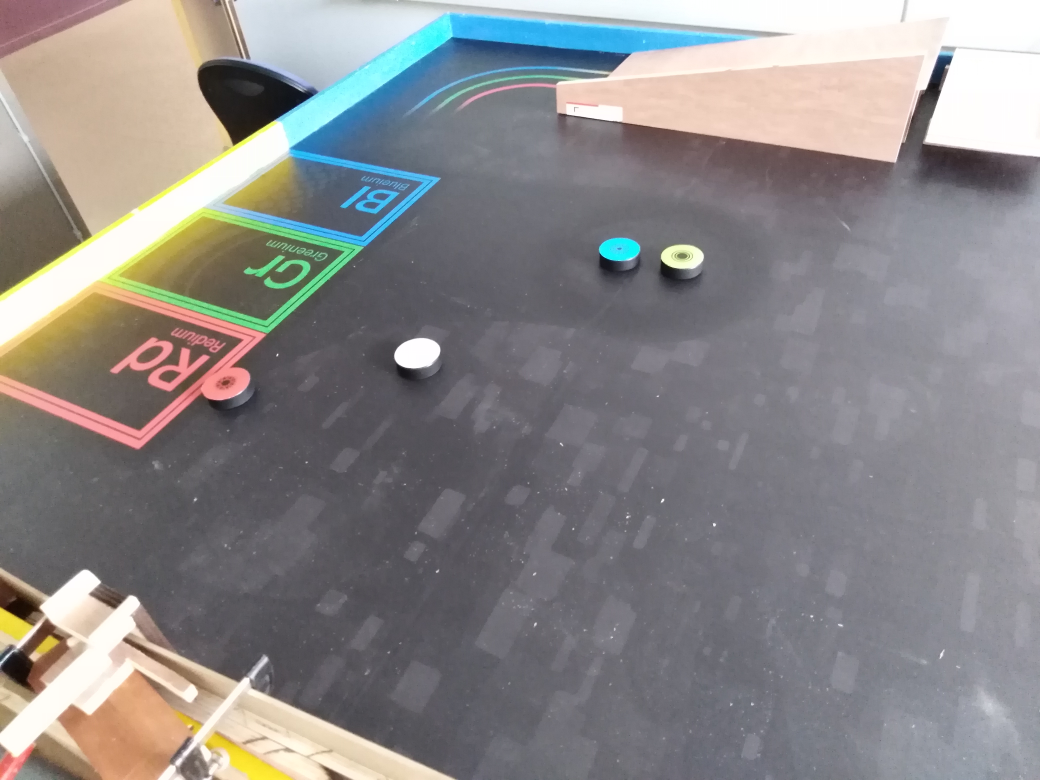
#> input picture prog_v0.4/photo_test_1.jpg, 4160 x 3120 px (shown at 1/4 size)
$ python prog_python_v0.4.py
#> lines starting #> are read from the running program, lines starting #| are printed output that depends on the picture; after the words box and inside, x2 and y2 are one past the last pixel; in counts of white or black regions, pixels touching at a corner belong together
### prog_v0.4/seuillagecouleur.py
import cv2
import numpy as np

def seuillageCouleur(img,Hmin=0,Hmax=179,Smin=0,Smax=255,Vmin=0,Vmax=255):
    HSVImg = cv2.cvtColor(img, cv2.COLOR_BGR2HSV)
    return cv2.inRange(HSVImg, np.array([Hmin,Smin,Vmin]), np.array([Hmax,Smax,Vmax]))

### prog_v0.4/prog_python_v0.4.py
# -*- coding: utf-8 -*-
#pour éxecuter : ce placer dans le dossier du fichier
#cd ~/Bureau/projet_1A_phelma_2018-2019/
#python3 ./prog_python_v0.1.py
#utilise opencv4.0.0

import cv2
import numpy as np
import matplotlib.pyplot as plt
import copy
import random
import seuillagecouleur as sc

delta_x_min = 15#en nombre de pixels
delta_x_max = 40
delta_y_min = delta_x_min
delta_y_max = delta_x_max
perimetre_min = 3*delta_x_min
perimetre_max = 3*delta_x_max
aire_min = delta_x_min**2
taille_noyau_lissage=3#paramètre de la fonction Canny
nom_fichier="photo_test_1"

def tri_contour_taille(liste_contour):
    #Tri des contours suivant leur périmètre et leur taille en x et en y:
    liste_contour_tries=[]
    for i in range(len(liste_contour)):
        if len(liste_contour[i])>=perimetre_min and len(liste_contour[i])<=perimetre_max:
            print("contour n° "+str(i)+" avec ",len(liste_contour[i])," pixels")
            max_x=liste_contour[i][0][0][0]
            max_y=liste_contour[i][0][0][1]
            min_x=liste_contour[i][0][0][0]
            min_y=liste_contour[i][0][0][1]
            for j in range(1,len(liste_contour[i])):
                if liste_contour[i][j][0][0]>max_x:
                    max_x=liste_contour[i][j][0][0]
                elif liste_contour[i][j][0][0]<min_x:
                    min_x=liste_contour[i][j][0][0]
                if liste_contour[i][j][0][1]>max_y:
                    max_y=liste_contour[i][j][0][1]
                elif liste_contour[i][j][0][1]<min_y:
                    min_y=liste_contour[i][j][0][1]
            delta_x = max_x - min_x
            delta_y = max_y - min_y
            if delta_x >= delta_x_min and delta_x <= delta_x_max and delta_y >= delta_y_min and delta_y <= delta_y_max:
                print("contour n° "+str(i)+"x E", min_x, max_x, "y E", min_y, max_y)
                liste_contour_tries.append(liste_contour[i])
    return liste_contour_tries

def tri_contour_aire(liste_contour):
    #Tri des contours
    #supprime les contours qui ont une aire trop petite
    liste_contour_tries=[]
    for i in range(len(liste_contour)):
        if cv2.contourArea(liste_contour[i]) >= aire_min:
            liste_contour_tries.append(liste_contour[i])
    return liste_contour_tries

def affiche_contour_couleurs_differentes(liste_contour, nb_pixel_x, nb_pixel_y):
    #prend en paramètre les dimensions de l'image dont on a pris les contours
    #affiche tous les contours avec une couleur différente par contour
    img_tous_les_contours = np.full((nb_pixel_x, nb_pixel_y, 3), 0, np.uint8)
    for i in range(len(liste_contour)):
        a=(15*i)%256
        b=(22*i)%256
        c=(9*i)%256
        if a+b+c<80:#pour ne pas avoir de contour trop sombre
            a+=30
            b+=30
            c+=30
        couleur=[a,b,c]
        for j in range(len(liste_contour[i])):
            x=liste_contour[i][j][0][1]
            y=liste_contour[i][j][0][0]
            img_tous_les_contours[x][y]=couleur
    cv2.imshow('tous les contours', img_tous_les_contours)
    cv2.imwrite("contours.png", img_tous_les_contours)
    return


def detecte_palets(img, couleur="vert"):
    #retourne une liste contenant les centres de tous les palets de couleur demandé
    assert couleur in ["rouge", "vert", "bleu"]

    ##########################################################
    #Prise des contours de l'image
    if couleur == "vert":
        img = sc.seuillageCouleur(img,29,74,20)
    elif couleur == "bleu":
        img = sc.seuillageCouleur(img,81,102,50)
    else:
        img = sc.seuillageCouleur(img,81,102,50)

    cv2.imshow('image seuillée pour le '+couleur, img)
    img_canny = cv2.Canny(img, 50, 100, taille_noyau_lissage)
    cv2.imshow('image passée au filtre de Canny pour le '+couleur, img_canny)
    cv2.waitKey(0)

    #########################################################
    #Regroupement des pixels détectés par contour
    liste_contour, _ = cv2.findContours(img_canny, cv2.RETR_EXTERNAL, cv2.CHAIN_APPROX_NONE)
    affiche_contour_couleurs_differentes(liste_contour, img.shape[0], img.shape[1])
    cv2.waitKey(0)

    #########################################################
    #Tri des contours
    liste_contour_tries=tri_contour_aire(tri_contour_taille(liste_contour))

    ###########################################################
    #affichage des contours triés
    img_contours = np.full((img.shape[0], img.shape[1]), 0, np.uint8)
    for i in range(len(liste_contour_tries)):
        for j in range(len(liste_contour_tries[i])):
            x=liste_contour_tries[i][j][0][1]
            y=liste_contour_tries[i][j][0][0]
            #img[x][y]=[255,255,255]-img[x][y]
            img_contours[x][y]=255
#    cv2.imshow('image initiale + contours triés', img)
    cv2.imshow('image initiale + contours triés', img_contours)
    cv2.waitKey(0)

    ##########################################################
    #Calcule le centre des contours
    liste_centre_palets=np.full((len(liste_contour_tries), 2), 0, np.uint32)
    for i in range(len(liste_contour_tries)):
        centre_x=0
        centre_y=0
        for j in range(len(liste_contour_tries[i])):
            centre_x += liste_contour_tries[i][j][0][1]
            centre_y += liste_contour_tries[i][j][0][0]
        liste_centre_palets[i][1] = centre_x/len(liste_contour_tries[i])
        liste_centre_palets[i][0] = centre_y/len(liste_contour_tries[i])
        print(centre_x,len(liste_contour_tries[i]),liste_centre_palets[i][1])
        print(centre_y,len(liste_contour_tries[i]),liste_centre_palets[i][0])

    #rajoute le centre sur l'image des contours
    for i in range(len(liste_centre_palets)):
        img_contours[liste_centre_palets[i][1]][liste_centre_palets[i][0]]=255

    cv2.imshow('contour triés', img_contours)
    cv2.waitKey(0)

    ###########################################################
    """
    cv2.imwrite(nom_fichier+"_canny.png", img_canny)
    cv2.imwrite(nom_fichier+"_gris.png", img)
    cv2.imwrite(nom_fichier+"_contours_seuls.png", img_contours)
    #cv2.imwrite(nom_fichier+"_image_et_contours.png", img_couleur)
    """

    print("initialement :",len(liste_contour),"contours")
    print(len(liste_contour_tries),"contours sélectionnés")
    return liste_centre_palets


############################################################
print("opencv version :", cv2.__version__)
if cv2.__version__ != "4.0.0":
    print("Attention, ce programme a été écrit avec opencv4.0.0")

##########################################################
#Lecture d'une image à partir d'un fichier
img_couleur_grande = cv2.imread(nom_fichier+".jpg")
#> img_couleur_grande is the input picture: shape (3120, 4160, 3); mean B, G, R 137, 136.9, 139.4
assert img_couleur_grande is not None # vérifie que l'image a bien été chargée

###################################################
#réduit la dimension de l'image
img_couleur = cv2.resize(img_couleur_grande,(img_couleur_grande.shape[1]//6,img_couleur_grande.shape[0]//6))
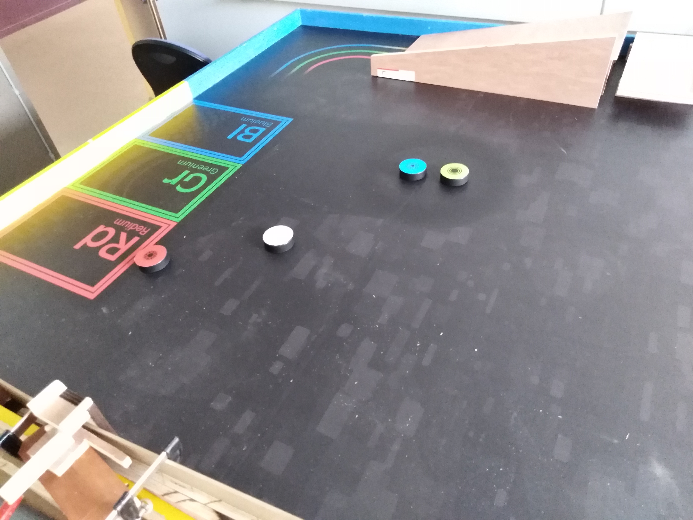
#> img_couleur: shape (520, 693, 3); mean B, G, R 136.9, 136.8, 139.3

print('dimensions :', img_couleur.shape)
#| dimensions : (520, 693, 3)
print('dtype:', img_couleur.dtype)
#| dtype: uint8
#img.shape[0] nb de ligne
#img.shape[1] nb de colonne
#cv.imwrite('sortie.png', img_renverse,[cv.IMWRITE_PNG_COMPRESSION, 0])
cv2.imshow('image initiale', img_couleur)

liste_centre_palets_vert=detecte_palets(img_couleur, "vert")
#> in seuillageCouleur, `HSVImg = cv2.cvtColor(img, cv2.COLOR_BGR2HSV)`: HSVImg: shape (520, 693, 3); mean H, S, V 95.4, 34, 149
#> in seuillageCouleur, `return cv2.inRange(HSVImg, np.array([Hmin,Smin,Vmin]), np.array([Hmax,..`:
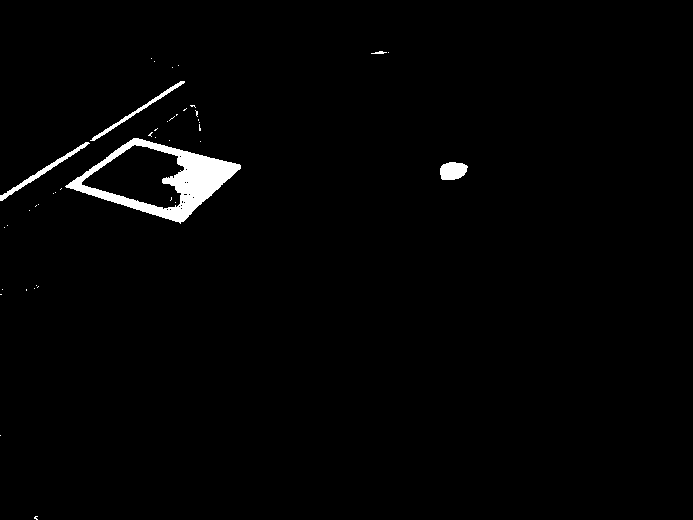
#> returned value: shape (520, 693); 1.6% white; 42 white regions (37 under 20 px), largest, box (x1, y1, x2, y2) and area: (65, 138, 241, 224) 4324, (0, 142, 90, 201) 469, (440, 162, 468, 180) 404, (90, 81, 185, 141) 389, (371, 51, 387, 54) 29
#> in detecte_palets, `img_canny = cv2.Canny(img, 50, 100, taille_noyau_lissage)`:
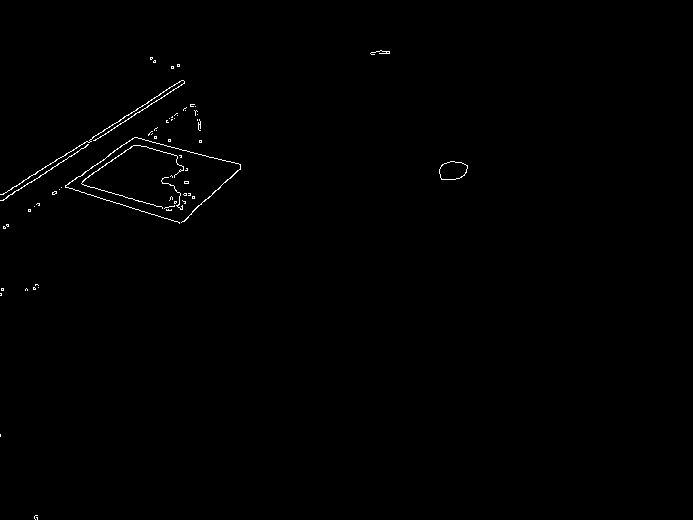
#> img_canny: shape (520, 693); 0.45% white in thin lines or dots, all inside (x1, y1, x2, y2) = (0, 50, 468, 520)
#> in detecte_palets, `liste_contour, _ = cv2.findContours(img_canny, cv2.RETR_EXTERNAL, cv2...`: liste_contour = 62 contours, 57 with area under 20; largest, box (x1, y1, x2, y2) and area: (439, 161, 468, 180) 404, (0, 80, 185, 195) 76, (65, 137, 241, 224) 60, (0, 144, 89, 201) 28, (81, 145, 184, 209) 26
#> the loop in affiche_contour_couleurs_differentes, `for i in range(len(liste_contour)):` made 62 passes
#> (a, b, c) on passes 1 to 12: (30, 30, 30), (45, 52, 39), (30, 44, 18), (45, 66, 27), (60, 88, 36), (75, 110, 45), (90, 132, 54), (105, 154, 63), (120, 176, 72), (135, 198, 81), (150, 220, 90), (165, 242, 99)
#> the loop in tri_contour_taille, `for i in range(len(liste_contour)):` made 62 passes
#> (delta_x, delta_y) on passes 27, 30, 62: (21, 32), (28, 18), (19, 4)
#| contour n° 26 avec  107  pixels
#| contour n° 26x E 161 182 y E 177 209
#| contour n° 29 avec  73  pixels
#| contour n° 29x E 439 467 y E 161 179
#| contour n° 61 avec  62  pixels
#> after the loop in tri_contour_taille, `for i in range(len(liste_contour)):`: liste_contour_tries = 2 contours, 1 with area under 20; largest, box (x1, y1, x2, y2) and area: (439, 161, 468, 180) 404
#> in tri_contour_aire, `liste_contour_tries=[]`: liste_contour_tries = []
#> the loop in tri_contour_aire, `for i in range(len(liste_contour)):` made 2 passes
#> after the loop in tri_contour_aire, `for i in range(len(liste_contour)):`: liste_contour_tries = 1 contour; box (x1, y1, x2, y2) and area: (439, 161, 468, 180) 404
#> the loop in detecte_palets, `for i in range(len(liste_contour_tries)):` made 1 pass
#> after the loop in detecte_palets, `for i in range(len(liste_contour_tries)):`:
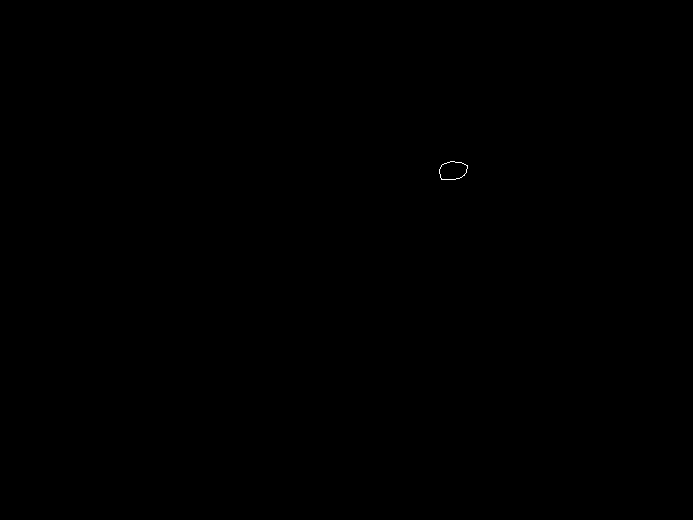
#> img_contours: shape (520, 693); 0.02% white in thin lines or dots, all inside (x1, y1, x2, y2) = (439, 161, 468, 180)
#> in detecte_palets, `liste_centre_palets=np.full((len(liste_contour_tries), 2), 0, np.uint32)`: liste_centre_palets = [[0, 0]]
#> the loop in detecte_palets, `for i in range(len(liste_contour_tries)):` made 1 pass
#| 12434 73 170
#| 33029 73 452
#> after the loop in detecte_palets, `for i in range(len(liste_contour_tries)):`: liste_centre_palets = [[452, 170]]
#> the loop in detecte_palets, `for i in range(len(liste_centre_palets)):` made 1 pass
#| initialement : 62 contours
#| 1 contours sélectionnés
#> liste_centre_palets_vert = [[452, 170]]
print(liste_centre_palets_vert)
#| [[452 170]]
